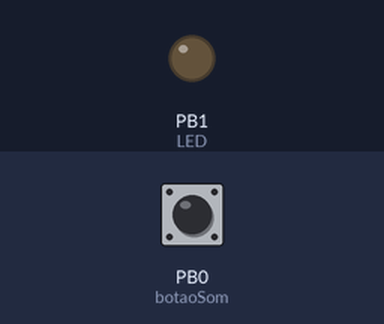
The sketch below on a simulated ATtiny85, built with avr-gcc and run on an emulated ATtiny85. Shown: output pins drawn as LEDs (lit = HIGH). Inputs (shaded band) come from the test bench; at power-on: PB0 (botaoSom) HIGH.

Above: at 1.7 s.
1.8 s: PB0 (botaoSom) pulled LOW for 0.15 s
At 1.87 s:
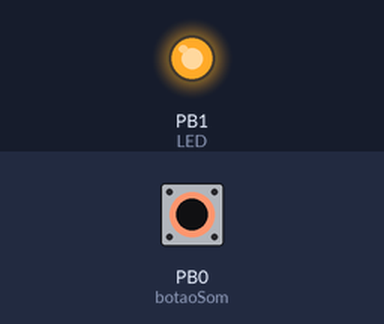
3.4 s: PB0 (botaoSom) pulled LOW for 3.2 s
At 7.3 s:
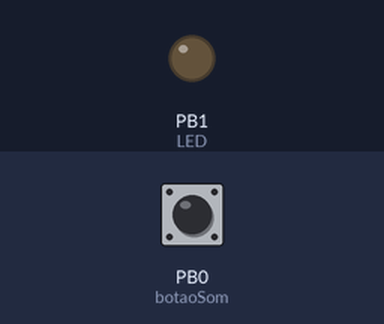
Timing chart, 0 to 8.8 s (numbered marks = the images above; inputs shaded):
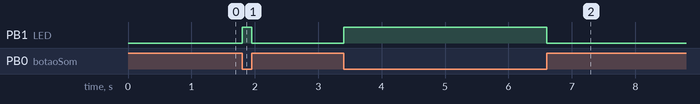

The sketch:

Digispark_Teclado_Reuniao_ONLINE.ino
```cpp
/* *************************
 *  Projeto Bacana - 09/2021
 *  www.projetobacana.com.br
 *  Júlio Vansan Gonçalves
 *  Principais teclas que podem ser usadas:
 *  MOD_CONTROL_LEFT
 *  MOD_SHIFT_LEFT
 *  MOD_ALT_LEFT
 *  MOD_CONTROL_RIGHT
 *  MOD_SHIFT_RIGHT
 *  MOD_ALT_RIGHT
 *
 *  Teclas de A até Z = KEY_A, KEY_B ... KEY_Z
 *  Números = KEY_0, KEY_1 ... KEY_9
 *  Teclas de Função = KEY_F1, KEY_F2 ... KEY_F12
 *
 *  ************************
 */

#include "DigiKeyboard.h"

int botaoSom = 0;
const int LED=1;

void setup() {
  pinMode(botaoSom,INPUT_PULLUP);
  pinMode(LED,OUTPUT);

  DigiKeyboard.sendKeyStroke(0); //Garantir que Nada será enviado por engano
  DigiKeyboard.delay(500);

}

void loop() {
  delay(50);
  if (digitalRead(botaoSom)==LOW){
    digitalWrite(LED,HIGH);
    DigiKeyboard.sendKeyStroke(0);//Garantir que Nada será enviado por engano
    DigiKeyboard.delay(100);
//    DigiKeyboard.sendKeyStroke(KEY_D, MOD_CONTROL_LEFT); // Google Meet
    DigiKeyboard.sendKeyStroke(KEY_M, MOD_SHIFT_LEFT | MOD_CONTROL_LEFT | MOD_ALT_LEFT); // Microsoft Teams
//    DigiKeyboard.sendKeyStroke(KEY_A, MOD_ALT_LEFT); // Zoom
    delay(50);
    while (digitalRead(botaoSom)==LOW){
        delay(50); //espera até o botão não estiver pressoinado
    }//while
    digitalWrite(LED,LOW);
  } //if botão do som

}// loop
```

Measured:
- after the input at 1.8 s, PB1 (LED): LOW → HIGH at once, → LOW 0.15 s later
- after the input at 3.4 s, PB1 (LED): LOW → HIGH at once, → LOW 3.2 s later
